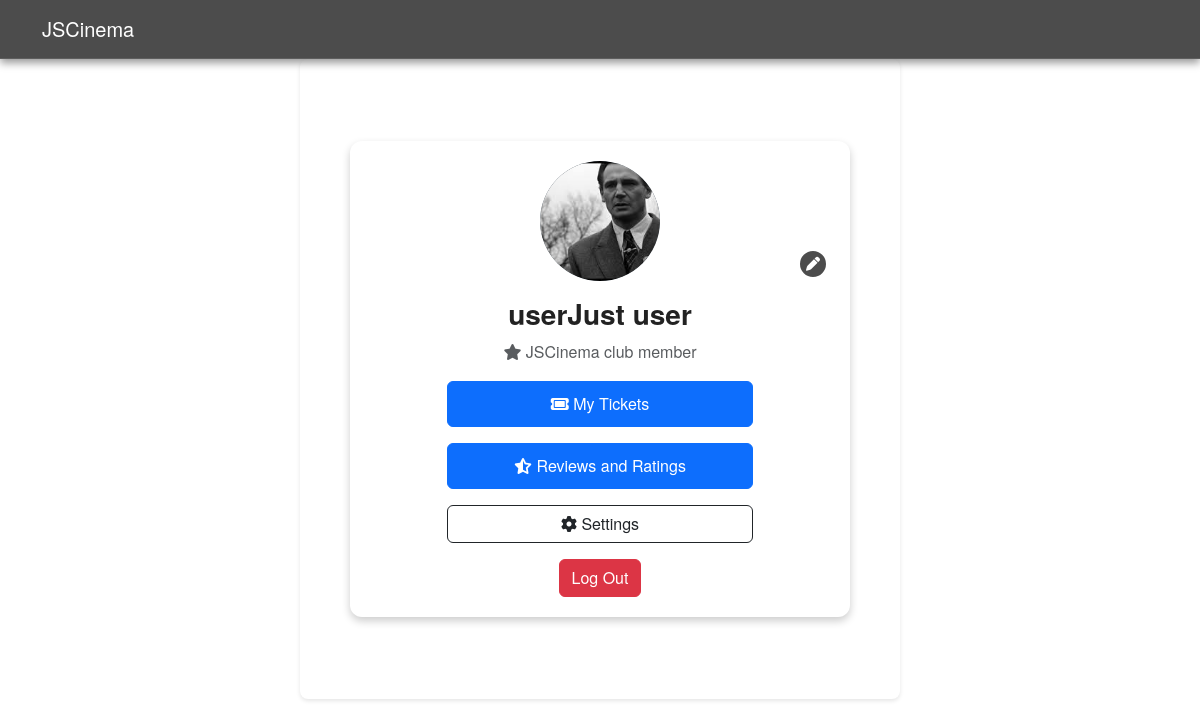
Page /profile.php (signed in) on the committed database.
### tables this page shows
CREATE TABLE `users` (
  `id` int(11) NOT NULL,
  `email` varchar(255) DEFAULT NULL,
  `imie` varchar(50) NOT NULL,
  `nazwisko` varchar(50) NOT NULL,
  `password` varchar(255) NOT NULL,
  `data_urodzenia` date NOT NULL,
  `profile_image` varchar(255) DEFAULT NULL,
  `Status` varchar(255) DEFAULT NULL,
  `created_at` timestamp NOT NULL DEFAULT current_timestamp()
);

### profile.php (the view, shortened to what this page needs)
<?php
$conn = new mysqli('localhost', 'root', '', 'cinemajs');
$user_id = $_SESSION['user_id'];
$sql = "SELECT imie, nazwisko, email, Status, profile_image FROM users WHERE id = ?";
$stmt = $conn->prepare($sql);
$stmt->bind_param("i", $user_id);
$stmt->execute();
$result = $stmt->get_result();
if ($result->num_rows > 0) {
    $user = $result->fetch_assoc();
} else {
    die("User not found!");
}
$firstInitial = strtoupper(substr($user['imie'], 0, 1));
$lastInitial = strtoupper(substr($user['nazwisko'], 0, 1));
$initials = $firstInitial . $lastInitial;
$profileImage = !empty($user['profile_image']) ? "uploads/" . htmlspecialchars($user['profile_image']) : "";
?>
<!DOCTYPE html>
<html lang="pl">
<head>
    <link href="https://cdn.jsdelivr.net/npm/bootstrap@5.3.3/dist/css/bootstrap.min.css" rel="stylesheet">
    <link rel="stylesheet" href="style.css">
    <link rel="stylesheet" href="https://cdnjs.cloudflare.com/ajax/libs/font-awesome/6.4.2/css/all.min.css">
</head>
<body>
<nav class="navbar navbar-expand-lg navbar-dark bg-dark">
    <div class="container">
        <a class="navbar-brand" href="index.php">JSCinema</a>
    </div>
</nav>
<div class="container profile-container">
    <div class="profile-card">
        <div class="profile-avatar-container">
            <div class="profile-avatar">
                <?php if ($profileImage): ?>
                    <img src="<?php echo $profileImage; ?>" alt="Profile Image" class="rounded-circle profile-image">
                <?php else: ?>
                    <div class="initials"><?php echo $initials; ?></div>
                <?php endif; ?>
            </div>
            <span class="edit-icon" onclick="document.getElementById('profileImageInput').click();">
                <i class="fa-solid fa-pen"></i>
            </span>
        </div>
        <h3 class="fw-bold mt-3"><?php echo htmlspecialchars($user['imie'] . " " . $user['nazwisko']); ?></h3>
        <?php if ($user['Status'] == 'user'): ?>
            <p class="text-muted"><i class="fa-solid fa-star"></i> JSCinema club member</p>
        <?php else: ?>
            <p class="text-muted"><i class="fa-solid fa-shield-halved"></i> ADMIN</p>
        <?php endif; ?>
        <div class="d-grid gap-3 col-md-8 mx-auto">
            <?php if ($user['Status'] == 'admin'): ?>
                <a href="analysis.php" class="btn btn-secondary">
                    <i class="fa-solid fa-chart-line"></i> Analysis
                </a>
                <a href="movie_admin.php" class="btn btn-secondary">
                    <i class="fa-solid fa-film"></i> Movies
                </a>
                <a href="auditorium_repertuar.php" class="btn btn-secondary">
                    <i class="fa-solid fa-chair"></i> Auditorium & Repertuar
                </a>
                <a href="reviews_and_ratings_admin.php" class="btn btn-secondary">
                    <i class="fa-solid fa-star-half-stroke"></i> Review
                </a>
                <a href="users-admin.php" class="btn btn-secondary">
                    <i class="fa-solid fa-users"></i> Users
                </a>
            <?php else: ?>
                <a href="my_tickets.php" class="btn btn-primary">
                    <i class="fa-solid fa-ticket"></i> My Tickets
                </a>
                <a href="reviews_and_ratings.php" class="btn btn-primary">
                    <i class="fa-solid fa-star-half-stroke"></i> Reviews and Ratings
                </a>
                <a href="settings.php" class="btn btn-outline-dark">
                    <i class="fa-solid fa-gear"></i> Settings
                </a>
            <?php endif; ?>
        </div>
        <a href="logout.php" class="btn btn-danger mt-3">Log Out</a>
    </div>
</div>
</body>
</html>

### style.css (style rules this page uses)
body { font-family: "Helvetica Neue", Arial, sans-serif; font-size: 16px; line-height: 1.6; color: #333; }
h1, h2, h3, h4, h5, h6 { font-family: "Helvetica Neue", Arial, sans-serif; font-weight: bold; color: #222; }
p { font-size: 16px; line-height: 1.6; }
.navbar { box-shadow: 0 4px 8px rgba(0, 0, 0, 0.4); z-index: 1000; background-color: rgba(0, 0, 0, 0.7) !important; backdrop-filter: blur(6px); border-bottom: 1px solid rgba(255,255,255,0.1); }
.profile-container { background-color: #fff; padding: 20px; border-radius: 8px; box-shadow: 0 2px 4px rgba(0, 0, 0, 0.1); max-width: 600px; margin: auto; display: flex; justify-content: center; align-items: center; min-height: 80vh; }
.profile-card { max-width: 500px; width: 100%; min-height: 350px; position: relative; background: white; box-shadow: 0px 4px 8px rgba(0, 0, 0, 0.2); border-radius: 12px; padding: 20px; text-align: center; }
.profile-avatar-container { display: flex; justify-content: center; align-items: center; position: relative; margin-bottom: 15px; }
.profile-avatar { width: 120px; height: 120px; border-radius: 50%; background-color: #6c757d; color: white; display: flex; align-items: center; justify-content: center; font-size: 40px; font-weight: bold; text-transform: uppercase; position: relative; overflow: hidden; }
.profile-avatar img { width: 100%; height: 100%; object-fit: cover; display: block; }
.edit-icon { position: absolute; bottom: 2px; right: 2px; background: rgba(0, 0, 0, 0.7); color: white; padding: 6px; border-radius: 50%; cursor: pointer; display: flex; align-items: center; justify-content: center; width: 30px; height: 30px; font-size: 14px; border: 2px solid white; }
.btn-primary { padding: 10px 15px; font-size: 16px; }

### rows in the picture
users: profile_image (picture), imie+nazwisko "userJust user"
